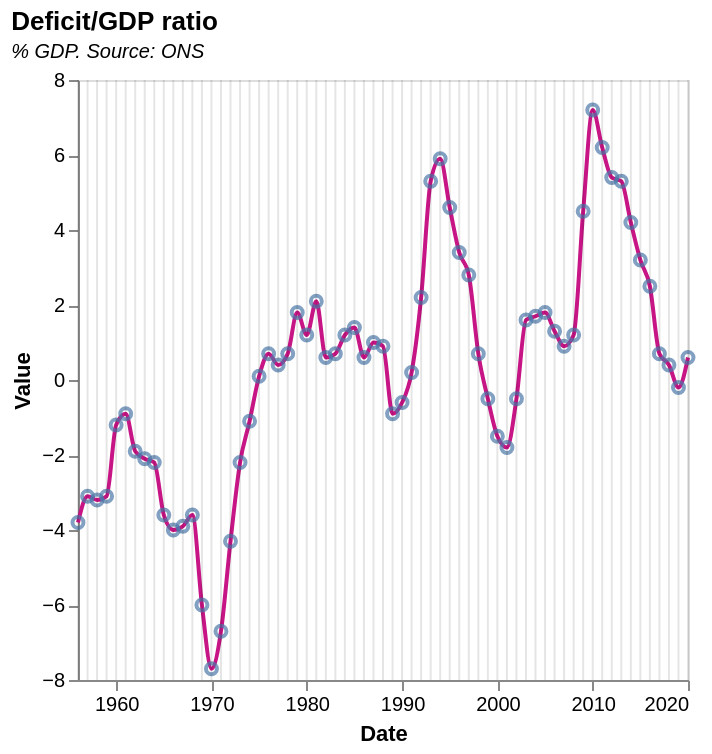

Source (Vega-Lite JSON):
### Vega-Lite specification from a JSON file in a GitHub repository (floating-point values rounded to 4 significant figures)
{"$schema": "https://vega.github.io/schema/vega-lite/v5.json", "description": "(F4) Current UK budget deficit (% GDP)", "title": {"text": "Deficit/GDP ratio", "subtitle": "% GDP. Source: ONS", "subtitleFontStyle": "italic", "subtitleFontSize": 10, "anchor": "start", "color": "black"}, "data": {"values": [{"Date": "1956-01-01", "Value": "-3.8", "Detail": "PS: Current Budget Deficit (excl. PS Banks) as a % of GDP: CPNSA"}, {"Date": "1957-01-01", "Value": "-3.1", "Detail": ""}, {"Date": "1958-01-01", "Value": "-3.2", "Detail": ""}, {"Date": "1959-01-01", "Value": "-3.1", "Detail": ""}, {"Date": "1960-01-01", "Value": "-1.2", "Detail": ""}, {"Date": "1961-01-01", "Value": "-0.9", "Detail": ""}, {"Date": "1962-01-01", "Value": "-1.9", "Detail": ""}, {"Date": "1963-01-01", "Value": "-2.1", "Detail": ""}, {"Date": "1964-01-01", "Value": "-2.2", "Detail": ""}, {"Date": "1965-01-01", "Value": "-3.6", "Detail": ""}, {"Date": "1966-01-01", "Value": "-4", "Detail": ""}, {"Date": "1967-01-01", "Value": "-3.9", "Detail": ""}, {"Date": "1968-01-01", "Value": "-3.6", "Detail": ""}, {"Date": "1969-01-01", "Value": "-6", "Detail": ""}, {"Date": "1970-01-01", "Value": "-7.7", "Detail": ""}, {"Date": "1971-01-01", "Value": "-6.7", "Detail": ""}, {"Date": "1972-01-01", "Value": "-4.3", "Detail": ""}, {"Date": "1973-01-01", "Value": "-2.2", "Detail": ""}, {"Date": "1974-01-01", "Value": "-1.1", "Detail": ""}, {"Date": "1975-01-01", "Value": "0.1", "Detail": ""}, {"Date": "1976-01-01", "Value": "0.7", "Detail": ""}, {"Date": "1977-01-01", "Value": "0.4", "Detail": ""}, {"Date": "1978-01-01", "Value": "0.7", "Detail": ""}, {"Date": "1979-01-01", "Value": "1.8", "Detail": ""}, {"Date": "1980-01-01", "Value": "1.2", "Detail": ""}, {"Date": "1981-01-01", "Value": "2.1", "Detail": ""}, {"Date": "1982-01-01", "Value": "0.6", "Detail": ""}, {"Date": "1983-01-01", "Value": "0.7", "Detail": ""}, {"Date": "1984-01-01", "Value": "1.2", "Detail": ""}, {"Date": "1985-01-01", "Value": "1.4", "Detail": ""}, {"Date": "1986-01-01", "Value": "0.6", "Detail": ""}, {"Date": "1987-01-01", "Value": "1", "Detail": ""}, {"Date": "1988-01-01", "Value": "0.9", "Detail": ""}, {"Date": "1989-01-01", "Value": "-0.9", "Detail": ""}, {"Date": "1990-01-01", "Value": "-0.6", "Detail": ""}, {"Date": "1991-01-01", "Value": "0.2", "Detail": ""}, {"Date": "1992-01-01", "Value": "2.2", "Detail": ""}, {"Date": "1993-01-01", "Value": "5.3", "Detail": ""}, {"Date": "1994-01-01", "Value": "5.9", "Detail": ""}, {"Date": "1995-01-01", "Value": "4.6", "Detail": ""}, {"Date": "1996-01-01", "Value": "3.4", "Detail": ""}, {"Date": "1997-01-01", "Value": "2.8", "Detail": ""}, {"Date": "1998-01-01", "Value": "0.7", "Detail": ""}, {"Date": "1999-01-01", "Value": "-0.5", "Detail": ""}, {"Date": "2000-01-01", "Value": "-1.5", "Detail": ""}, {"Date": "2001-01-01", "Value": "-1.8", "Detail": ""}, {"Date": "2002-01-01", "Value": "-0.5", "Detail": ""}, {"Date": "2003-01-01", "Value": "1.6", "Detail": ""}, {"Date": "2004-01-01", "Value": "1.7", "Detail": ""}, {"Date": "2005-01-01", "Value": "1.8", "Detail": ""}, {"Date": "2006-01-01", "Value": "1.3", "Detail": ""}, {"Date": "2007-01-01", "Value": "0.9", "Detail": ""}, {"Date": "2008-01-01", "Value": "1.2", "Detail": ""}, {"Date": "2009-01-01", "Value": "4.5", "Detail": ""}, {"Date": "2010-01-01", "Value": "7.2", "Detail": ""}, {"Date": "2011-01-01", "Value": "6.2", "Detail": ""}, {"Date": "2012-01-01", "Value": "5.4", "Detail": ""}, {"Date": "2013-01-01", "Value": "5.3", "Detail": ""}, {"Date": "2014-01-01", "Value": "4.2", "Detail": ""}, {"Date": "2015-01-01", "Value": "3.2", "Detail": ""}, {"Date": "2016-01-01", "Value": "2.5", "Detail": ""}, {"Date": "2017-01-01", "Value": "0.7", "Detail": ""}, {"Date": "2018-01-01", "Value": "0.4", "Detail": ""}, {"Date": "2019-01-01", "Value": "-0.2", "Detail": ""}, {"Date": "2020-01-01", "Value": "0.6", "Detail": ""}], "format": {"parse": {"Date": "date"}}}, "height": 300, "width": 305, "encoding": {"x": {"field": "Date", "type": "temporal", "axis": {"grid": false}}}, "layer": [{"encoding": {"y": {"field": "Value", "type": "quantitative", "axis": {"grid": false}}}, "layer": [{"mark": {"type": "line", "color": "mediumvioletred", "interpolate": "monotone"}}, {"mark": "point"}]}, {"mark": "rule", "encoding": {"opacity": {"value": 0.1}, "tooltip": [{"field": "Date", "type": "temporal", "format": "%B, %Y"}, {"field": "Value", "title": "Deficit/GDP ratio", "type": "quantitative", "format": ""}]}}, {"mark": {"type": "rule", "color": "darkgrey", "size": 0.75}, "encoding": {"y": {"field": "Value", "type": "quantitative"}}, "data": {"values": [{"Value": "0"}]}}]}
